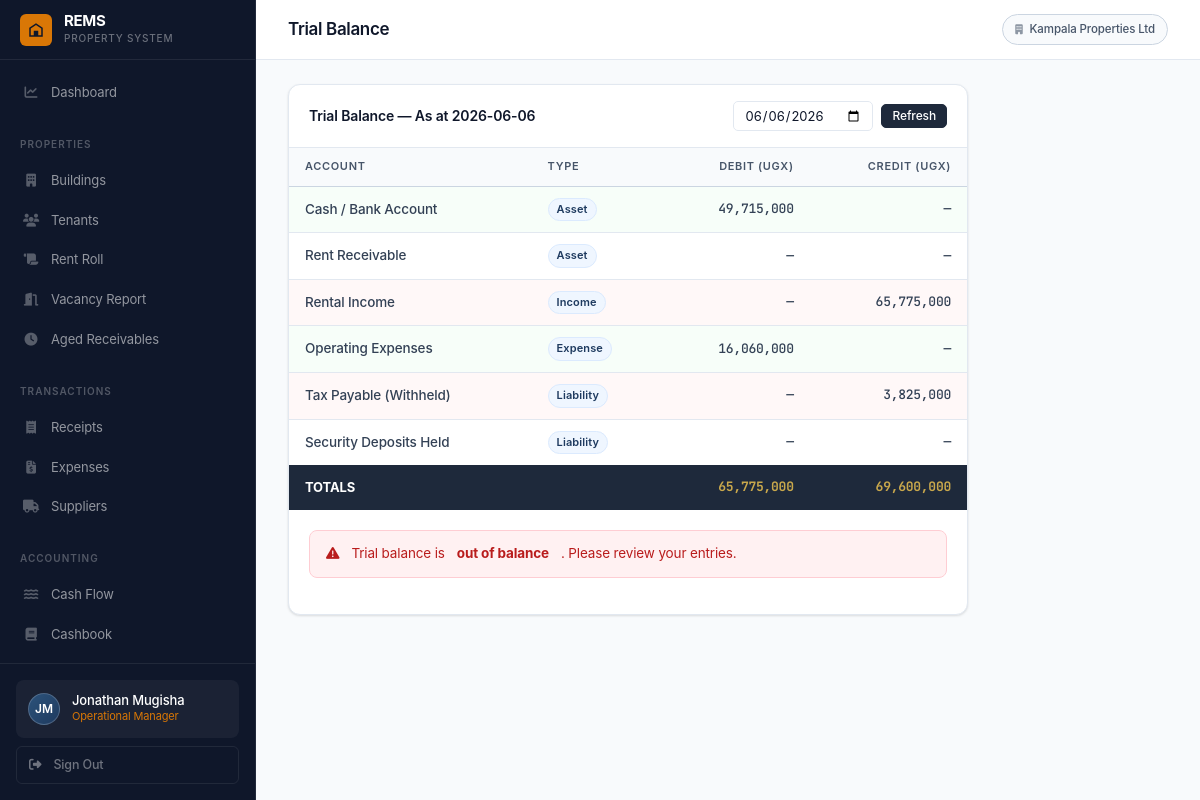
The app's page /finance/trial-balance/ (signed in) with its own data.
### accounts/models.py (models this page shows, shortened)
class User(AbstractUser):
    ROLE_SUPER_ADMIN        = 'super_admin'
    ROLE_OP_MANAGER         = 'op_manager'
    ROLE_PROPERTY_MANAGER   = 'property_manager'
    ROLE_CASHIER_RECEIPTS   = 'cashier_receipts'
    ROLE_CASHIER_EXPENSES   = 'cashier_expenses'
    ROLE_ACCOUNTANT         = 'accountant'
    ROLE_CHOICES = [
        (ROLE_SUPER_ADMIN,      'Super Admin'),
        (ROLE_OP_MANAGER,       'Operational Manager'),
        (ROLE_PROPERTY_MANAGER, 'Property Manager'),
        (ROLE_CASHIER_RECEIPTS, 'Cashier – Receipts'),
        (ROLE_CASHIER_EXPENSES, 'Cashier – Expenses'),
        (ROLE_ACCOUNTANT,       'Accountant'),
    ]
    organisation = models.ForeignKey(
        Organisation, null=True, blank=True,
        on_delete=models.SET_NULL, related_name='users'
    )
    role = models.CharField(max_length=30, choices=ROLE_CHOICES, default=ROLE_CASHIER_RECEIPTS)
    phone = models.CharField(max_length=30, blank=True)
    is_active = models.BooleanField(default=True)
    buildings = models.ManyToManyField('buildings.Building', blank=True, related_name='assigned_users')
    def has_role(self, role_key):
        if self.role == role_key:
            return True
        return self.user_roles.filter(role=role_key).exists()
    @property
    def is_super_admin(self):
        return self.has_role(self.ROLE_SUPER_ADMIN)
    @property
    def is_op_manager(self):
        return self.has_role(self.ROLE_OP_MANAGER)
    @property
    def is_accountant(self):
        return self.has_role(self.ROLE_ACCOUNTANT)
    def can_access_finance(self):
        return self.is_op_manager or self.is_accountant
    def can_receipt(self):
        return self.is_op_manager or self.is_cashier_receipts
    def can_expense(self):
        return self.is_op_manager or self.is_cashier_expenses
    def can_manage_tenants(self):
        return self.is_op_manager or self.is_property_manager
    def can_configure_taxes(self):
        return self.is_accountant
    def get_buildings_qs(self):
        from buildings.models import Building
        if self.is_super_admin:
            return Building.objects.all()
        if self.is_op_manager:
            return Building.objects.filter(organisation=self.organisation)
        assigned = self.buildings.filter(organisation=self.organisation)
        if assigned.exists():
            return assigned
        return Building.objects.filter(organisation=self.organisation)

class Organisation(models.Model):
    name = models.CharField(max_length=200)
    contact_email = models.EmailField()
    phone = models.CharField(max_length=30, blank=True)
    address = models.TextField(blank=True)
    subscription_status = models.CharField(
        max_length=20,
        choices=[('active', 'Active'), ('suspended', 'Suspended'), ('trial', 'Trial')],
        default='trial'
    )
    created_at = models.DateTimeField(auto_now_add=True)
    class Meta:
        ordering = ['name']

### finance/views.py (the view)
# urls.py: path('trial-balance/',         views.trial_balance,         name='trial_balance'),
@login_required
def trial_balance(request):
    if not request.user.can_access_finance():
        return HttpResponseForbidden()
    org = request.user.organisation
    buildings = request.user.get_buildings_qs()
    as_of = request.GET.get('as_of', str(datetime.date.today()))
    entries = CashbookEntry.objects.filter(organisation=org, entry_date__lte=as_of)
    total_income  = entries.filter(source_type='receipt').aggregate(t=Sum('debit'))['t']  or Decimal('0')
    total_expense = entries.filter(source_type='expense').aggregate(t=Sum('credit'))['t'] or Decimal('0')
    cash_balance  = total_income - total_expense
    tenants_qs = Tenant.objects.filter(building__in=buildings, status='active')
    rent_receivable = sum(max(t.get_balance(), 0) for t in tenants_qs)
    rent_receivable = Decimal(str(rent_receivable))
    from receipts.models import Receipt as ReceiptModel
    receipts_to_date = ReceiptModel.objects.filter(building__in=buildings, receipt_date__lte=as_of)
    tax_payable = receipts_to_date.aggregate(t=Sum('tax_deducted'))['t'] or Decimal('0')
    security_deposits = Tenant.objects.filter(
        building__in=buildings
    ).aggregate(t=Sum('security_deposit'))['t'] or Decimal('0')
    accounts = [
        {'name': 'Cash / Bank Account',    'debit': cash_balance,    'credit': Decimal('0'), 'type': 'asset'},
        {'name': 'Rent Receivable',         'debit': rent_receivable, 'credit': Decimal('0'), 'type': 'asset'},
        {'name': 'Rental Income',           'debit': Decimal('0'),    'credit': total_income,  'type': 'income'},
        {'name': 'Operating Expenses',      'debit': total_expense,   'credit': Decimal('0'), 'type': 'expense'},
        {'name': 'Tax Payable (Withheld)',  'debit': Decimal('0'),    'credit': tax_payable,   'type': 'liability'},
        {'name': 'Security Deposits Held',  'debit': Decimal('0'),    'credit': security_deposits, 'type': 'liability'},
    ]
    total_dr = sum(a['debit']  for a in accounts)
    total_cr = sum(a['credit'] for a in accounts)
    return render(request, 'finance/trial_balance.html', {
        'accounts': accounts, 'total_dr': total_dr, 'total_cr': total_cr,
        'balanced': total_dr == total_cr, 'as_of': as_of,
    })

### tenants/models.py (called while the page is built)
    def get_balance(self):
        from finance.models import LedgerEntry
        entries = LedgerEntry.objects.filter(tenant=self, account_type=LedgerEntry.ACCT_DEBTOR)
        total_debit  = sum(e.debit_amount  for e in entries)
        total_credit = sum(e.credit_amount for e in entries)
        return total_debit - total_credit

### templates/finance/trial_balance.html (shortened to what this page needs)
{% extends 'base.html' %}
{% load humanize %}
{% block page_title %}Trial Balance{% endblock %}
{% block content %}
<div style="max-width:680px;">
  <div class="card">
    <div class="card-header">
      <span class="card-title">Trial Balance — As at {{ as_of }}</span>
      <form method="get" style="display:flex;gap:8px;align-items:center;">
        <input type="date" name="as_of" value="{{ as_of }}" style="padding:5px 10px;border:1px solid var(--border);border-radius:5px;font-size:13px;">
        <button type="submit" class="btn btn-primary btn-sm">Refresh</button>
      </form>
    </div>
    <div class="table-container">
      <table class="rems-table">
        <thead><tr><th>Account</th><th>Type</th><th style="text-align:right;">Debit (UGX)</th><th style="text-align:right;">Credit (UGX)</th></tr></thead>
        <tbody>
          {% for a in accounts %}
          <tr class="{% if a.debit %}tb-row-dr{% elif a.credit %}tb-row-cr{% endif %}">
            <td style="font-weight:500;">{{ a.name }}</td>
            <td><span class="badge badge-navy">{{ a.type|capfirst }}</span></td>
            <td class="money" style="text-align:right;">{% if a.debit %}{{ a.debit|floatformat:0|intcomma }}{% else %}—{% endif %}</td>
            <td class="money" style="text-align:right;">{% if a.credit %}{{ a.credit|floatformat:0|intcomma }}{% else %}—{% endif %}</td>
          </tr>
          {% endfor %}
        </tbody>
        <tfoot>
          <tr class="tb-total">
            <td colspan="2" style="padding:12px 16px;font-weight:700;color:#fff;">TOTALS</td>
            <td class="money" style="text-align:right;padding:12px 16px;color:#C9A84C;font-weight:700;">{{ total_dr|floatformat:0|intcomma }}</td>
            <td class="money" style="text-align:right;padding:12px 16px;color:#C9A84C;font-weight:700;">{{ total_cr|floatformat:0|intcomma }}</td>
          </tr>
        </tfoot>
      </table>
    </div>
    <div class="card-body">
      {% if balanced %}
      <div class="alert alert-success"><i class="fas fa-check-circle"></i> Trial balance is <strong>balanced</strong>. Total debits equal total credits.</div>
      {% else %}
      <div class="alert alert-error"><i class="fas fa-exclamation-triangle"></i> Trial balance is <strong>out of balance</strong>. Please review your entries.</div>
      {% endif %}
    </div>
  </div>
</div>
{% endblock %}

### templates/base.html (shortened to what this page needs)
{% load humanize %}
<!DOCTYPE html>
<html lang="en">
<head>
<link rel="stylesheet" href="https://cdnjs.cloudflare.com/ajax/libs/font-awesome/6.5.0/css/all.min.css">
<link rel="stylesheet" href="/static/css/rems.css">
</head>
<body>
<aside class="sidebar">
  <a href="{% url 'dashboard:home' %}" class="sidebar-brand">
    <div class="sidebar-brand-mark">
      <svg viewBox="0 0 24 24" xmlns="http://www.w3.org/2000/svg">
        <path d="M3 21V9l9-6 9 6v12H3zm2-2h4v-4h6v4h4V10.1L12 5.2 5 10.1V19zm4-4h6v-2H9v2z"/>
      </svg>
    </div>
    <div>
      <div class="sidebar-brand-name">REMS</div>
      <div class="sidebar-brand-sub">Property System</div>
    </div>
  </a>
  <nav class="sidebar-nav">
    {% if user.is_op_manager or user.is_super_admin %}
    <a href="{% url 'dashboard:home' %}"
       class="nav-item {% if request.resolver_match.app_name == 'dashboard' %}active{% endif %}">
      <span class="nav-icon"><i class="fas fa-chart-line"></i></span> Dashboard
    </a>
    {% endif %}
    {% if user.can_manage_tenants or user.is_op_manager %}
    <div class="nav-section">Properties</div>
    {% if user.is_op_manager or user.is_super_admin %}
    <a href="{% url 'buildings:list' %}"
       class="nav-item {% if request.resolver_match.app_name == 'buildings' %}active{% endif %}">
      <span class="nav-icon"><i class="fas fa-building"></i></span> Buildings
    </a>
    {% endif %}
    <a href="{% url 'tenants:list' %}"
       class="nav-item {% if request.resolver_match.app_name == 'tenants' and 'vacancy' not in request.path and 'aged' not in request.path and 'rent-roll' not in request.path %}active{% endif %}">
      <span class="nav-icon"><i class="fas fa-users"></i></span> Tenants
    </a>
    <a href="{% url 'tenants:rent_roll' %}"
       class="nav-item {% if 'rent-roll' in request.path %}active{% endif %}">
      <span class="nav-icon"><i class="fas fa-scroll"></i></span> Rent Roll
    </a>
    <a href="{% url 'tenants:vacancy' %}"
       class="nav-item {% if 'vacancy' in request.path %}active{% endif %}">
      <span class="nav-icon"><i class="fas fa-door-open"></i></span> Vacancy Report
    </a>
    <a href="{% url 'tenants:aged_receivables' %}"
       class="nav-item {% if 'aged-receivables' in request.path %}active{% endif %}">
      <span class="nav-icon"><i class="fas fa-clock"></i></span> Aged Receivables
    </a>
    {% endif %}
    {% if user.can_receipt or user.can_expense %}
    <div class="nav-section">Transactions</div>
    {% if user.can_receipt %}
    <a href="{% url 'receipts:list' %}"
       class="nav-item {% if request.resolver_match.app_name == 'receipts' %}active{% endif %}">
      <span class="nav-icon"><i class="fas fa-receipt"></i></span> Receipts
    </a>
    {% endif %}
    {% if user.can_expense %}
    <a href="{% url 'expenses:list' %}"
       class="nav-item {% if request.resolver_match.app_name == 'expenses' and 'supplier' not in request.path %}active{% endif %}">
      <span class="nav-icon"><i class="fas fa-file-invoice-dollar"></i></span> Expenses
    </a>
    <a href="{% url 'expenses:supplier_list' %}"
       class="nav-item {% if 'supplier' in request.path %}active{% endif %}">
      <span class="nav-icon"><i class="fas fa-truck"></i></span> Suppliers
    </a>
    {% endif %}
    {% endif %}
    {% if user.can_access_finance or user.can_manage_tenants %}
    <div class="nav-section">Accounting</div>
    {% if user.can_manage_tenants %}
    <a href="{% url 'finance:cash_flow' %}"
       class="nav-item {% if 'cash-flow' in request.path %}active{% endif %}">
      <span class="nav-icon"><i class="fas fa-water"></i></span> Cash Flow
    </a>
    {% endif %}
    {% if user.can_access_finance %}
    <a href="{% url 'finance:cashbook' %}"
       class="nav-item {% if 'cashbook' in request.path %}active{% endif %}">
      <span class="nav-icon"><i class="fas fa-book"></i></span> Cashbook
    </a>
    <a href="{% url 'finance:debtor_ledger' %}"
       class="nav-item {% if 'debtor-ledger' in request.path %}active{% endif %}">
    </a>
    {% endif %}
    {% endif %}
  </nav>
  <div class="sidebar-footer">
    <div class="user-chip">
      <div class="user-avatar">{{ user.first_name.0|upper }}{{ user.last_name.0|upper }}</div>
      <div style="min-width:0;">
        <div class="user-name">{{ user.get_full_name|default:user.username }}</div>
        <div class="user-role">
          {{ user.get_role_display }}{% for r in user.user_roles.all %} &middot; {{ r.get_role_display }}{% endfor %}
        </div>
      </div>
    </div>
    <a href="{% url 'accounts:logout' %}" class="sidebar-signout">
      <i class="fas fa-sign-out-alt"></i> Sign Out
    </a>
  </div>
</aside>
<div class="main-wrapper">
  <header class="topbar">
    <div class="topbar-left">
      <h1 class="page-title">{% block page_title %}{% endblock %}</h1>
    </div>
    <div class="topbar-actions">
      {% if user.organisation %}
      <span class="org-label">
        <i class="fas fa-building" style="font-size:10px;margin-right:4px;opacity:.6;"></i>
        {{ user.organisation.name }}
      </span>
      {% endif %}
    </div>
  </header>
  <main class="content">
    {% block content %}{% endblock %}
  </main>
</div>
</body>
</html>

### records on screen
User: first_name.0 "J", last_name.0 "M", get_full_name "Jonathan Mugisha", role "Operational Manager", organisation.name "Kampala Properties Ltd"

### other values on screen
{{ as_of }} "2026-06-06"
{{ a.name }} "Cash / Bank Account" "Rent Receivable" "Rental Income" "Operating Expenses" "Tax Payable (Withheld)" "Security Deposits Held"
{{ a.type|capfirst }} "Asset" "Asset" "Income" "Expense" "Liability" "Liability"
{{ a.debit|floatformat:0|intcomma }} "49,715,000" "16,060,000"
{{ a.credit|floatformat:0|intcomma }} "65,775,000" "3,825,000"
{{ total_dr|floatformat:0|intcomma }} "65,775,000"
{{ total_cr|floatformat:0|intcomma }} "69,600,000"
